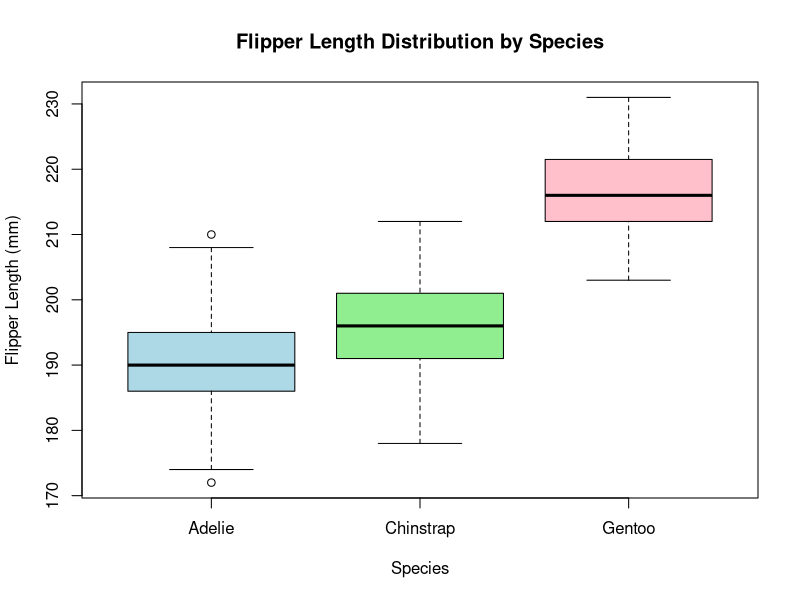
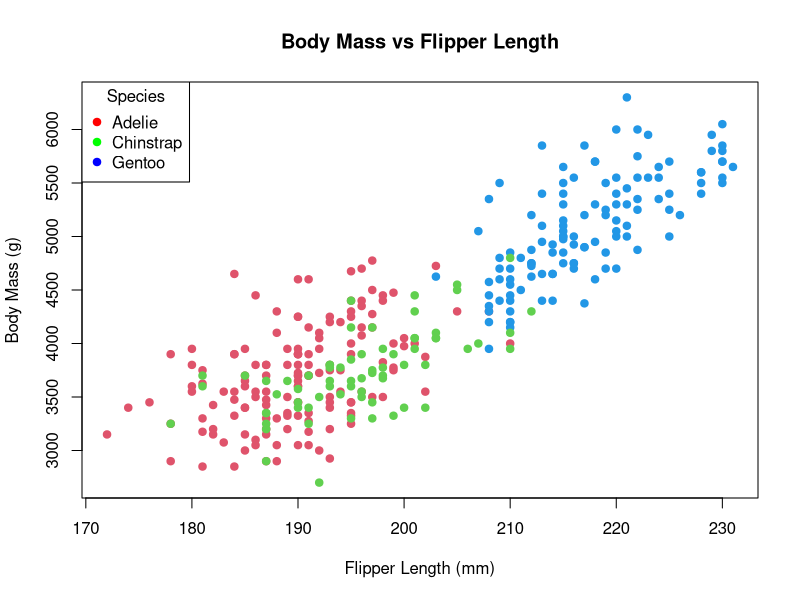
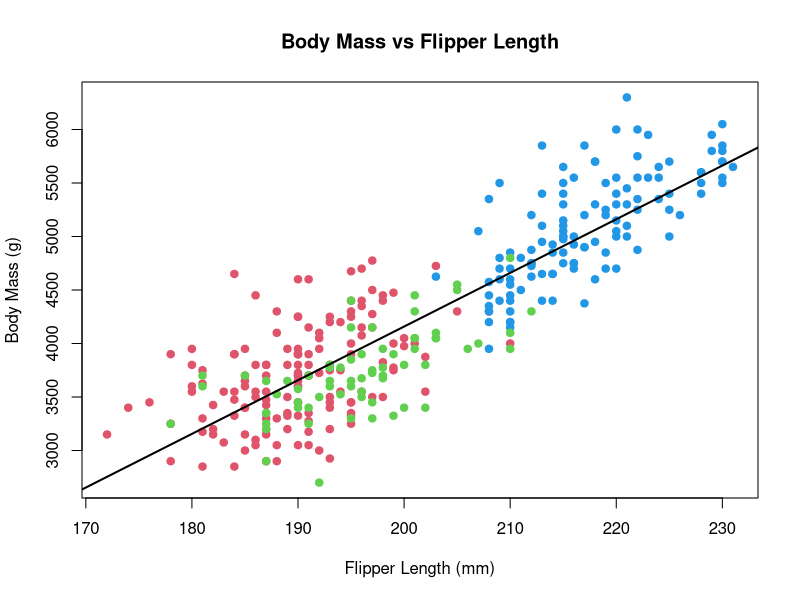

R code for these plots, in order:
### ========================================
### Introduction to Statistical Inference
### marta.bofill.roig@upc.edu
### Rlab: Exercise
### ========================================

# 1) Load and explore the palmerpenguins dataset.
# 2) Compute summary statistics and estimate mean values for different groups.
# 3) Perform a simple linear regression to analyze the relationship between variables. 
# Compare Bill dimensions and body mass
# The culmen is the upper ridge of a bird’s bill. In the penguins data, culmen length and depth are renamed as variables bill_length_mm and bill_depth_mm 

# 1)
install.packages("palmerpenguins") 
library(palmerpenguins)

# Load the dataset
penguins <- palmerpenguins::penguins
head(penguins)
str(penguins)

# Remove missing values
penguins_clean <- na.omit(penguins)

# Count the number of penguins by species
table(penguins_clean$species)

# Plot the distribution of flipper length 
boxplot(flipper_length_mm ~ species, data = penguins_clean, 
        col = c("lightblue", "lightgreen", "pink"),
        main = "Flipper Length Distribution by Species", 
        ylab = "Flipper Length (mm)", xlab = "Species")

# Scatter plot of flipper length vs. body mass
species_colors <- c("Adelie" = "red", "Chinstrap" = "green", "Gentoo" = "blue")
plot(penguins_clean$flipper_length_mm, penguins_clean$body_mass_g, 
     col = as.numeric(penguins_clean$species)+1, pch = 19, 
     main = "Body Mass vs Flipper Length",
     xlab = "Flipper Length (mm)", ylab = "Body Mass (g)")
# Add legend
legend("topleft", legend = names(species_colors), col = species_colors, pch = 19, title = "Species")

# 2) 
# Calculate confidence intervals for body mass (total and by species)
summary(penguins_clean)

t.test(penguins_clean$body_mass_g)$conf.int

bodymass_adelie <- subset(penguins_clean, penguins_clean$species=="Adelie")$body_mass_g
bodymass_chinstrap <- subset(penguins_clean, penguins_clean$species=="Chinstrap")$body_mass_g
bodymass_gentoo <- subset(penguins_clean, penguins_clean$species=="Gentoo")$body_mass_g

t.test(bodymass_adelie)$estimate
t.test(bodymass_adelie)$conf.int

t.test(bodymass_chinstrap)$estimate
t.test(bodymass_chinstrap)$conf.int

t.test(bodymass_gentoo)$estimate
t.test(bodymass_gentoo)$conf.int

# 3)
# Fit a linear regression model 1: Y = body_mass_g, X = flipper_length_mm
lm_model <- lm(body_mass_g ~ flipper_length_mm, data = penguins_clean) 
summary(lm_model)
# Compute 95% confidence intervals for regression coefficients
confint(lm_model, level = 0.95)

# Scatter plot of flipper length vs. body mass
plot(penguins_clean$flipper_length_mm, penguins_clean$body_mass_g, 
     col = as.numeric(penguins_clean$species)+1, pch = 19, 
     main = "Body Mass vs Flipper Length",
     xlab = "Flipper Length (mm)", ylab = "Body Mass (g)")

# Add regression line
abline(lm_model, lwd = 2)

# Fit a linear regression model 2: Y = bill_length_mm, X = species
lm_model2 <- lm(bill_length_mm ~ species, data = penguins_clean)
summary(lm_model2)
# Compute 95% confidence intervals for regression coefficients
confint(lm_model2, level = 0.95)

# Fit a linear regression model 2: Y = bill_length_mm, X = species, Z= sex
lm_model3 <- lm(bill_length_mm ~ species + sex, data = penguins_clean)
summary(lm_model3)
# Compute 95% confidence intervals for regression coefficients
confint(lm_model3, level = 0.95)







